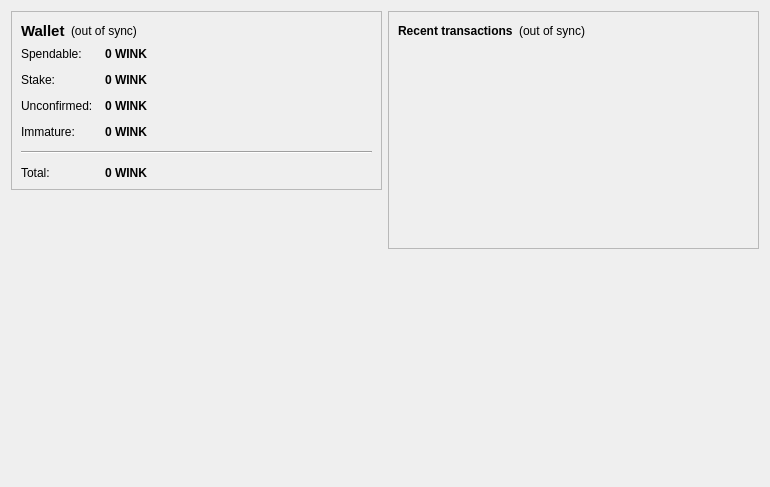
<?xml version="1.0" encoding="UTF-8"?>
<ui version="4.0">
 <class>OverviewPage</class>
 <widget class="QWidget" name="OverviewPage">
  <property name="geometry">
   <rect>
    <x>0</x>
    <y>0</y>
    <width>770</width>
    <height>487</height>
   </rect>
  </property>
  <property name="windowTitle">
   <string>Form</string>
  </property>
  <layout class="QHBoxLayout" name="horizontalLayout" stretch="1,1">
   <item>
    <layout class="QVBoxLayout" name="verticalLayout_2">
     <item>
      <widget class="QFrame" name="frame">
       <property name="frameShape">
        <enum>QFrame::StyledPanel</enum>
       </property>
       <property name="frameShadow">
        <enum>QFrame::Raised</enum>
       </property>
       <layout class="QVBoxLayout" name="verticalLayout_4">
        <item>
         <layout class="QHBoxLayout" name="horizontalLayout_4">
          <item>
           <widget class="QLabel" name="label_5">
            <property name="font">
             <font>
              <pointsize>11</pointsize>
              <weight>75</weight>
              <bold>true</bold>
             </font>
            </property>
            <property name="text">
             <string>Wallet</string>
            </property>
           </widget>
          </item>
          <item>
           <widget class="QLabel" name="labelWalletStatus">
            <property name="toolTip">
             <string>The displayed information may be out of date. Your wallet automatically synchronizes with the winkcoin network after a connection is established, but this process has not completed yet.</string>
            </property>
            <property name="styleSheet">
             <string notr="true"/>
            </property>
            <property name="text">
             <string notr="true">(out of sync)</string>
            </property>
            <property name="alignment">
             <set>Qt::AlignLeading|Qt::AlignLeft|Qt::AlignVCenter</set>
            </property>
           </widget>
          </item>
          <item>
           <spacer name="horizontalSpacer_2">
            <property name="orientation">
             <enum>Qt::Horizontal</enum>
            </property>
            <property name="sizeHint" stdset="0">
             <size>
              <width>40</width>
              <height>20</height>
             </size>
            </property>
           </spacer>
          </item>
         </layout>
        </item>
        <item>
         <layout class="QFormLayout" name="formLayout_2">
          <property name="fieldGrowthPolicy">
           <enum>QFormLayout::AllNonFixedFieldsGrow</enum>
          </property>
          <property name="horizontalSpacing">
           <number>12</number>
          </property>
          <property name="verticalSpacing">
           <number>12</number>
          </property>
          <item row="0" column="0">
           <widget class="QLabel" name="label">
            <property name="text">
             <string>Spendable:</string>
            </property>
           </widget>
          </item>
          <item row="0" column="1">
           <widget class="QLabel" name="labelBalance">
            <property name="font">
             <font>
              <weight>75</weight>
              <bold>true</bold>
             </font>
            </property>
            <property name="cursor">
             <cursorShape>IBeamCursor</cursorShape>
            </property>
            <property name="toolTip">
             <string>Your current spendable balance</string>
            </property>
            <property name="text">
             <string notr="true">0 WINK</string>
            </property>
            <property name="textInteractionFlags">
             <set>Qt::LinksAccessibleByMouse|Qt::TextSelectableByKeyboard|Qt::TextSelectableByMouse</set>
            </property>
           </widget>
          </item>
          <item row="1" column="0">
           <widget class="QLabel" name="label_6">
            <property name="text">
             <string>Stake:</string>
            </property>
           </widget>
          </item>
          <item row="1" column="1">
           <widget class="QLabel" name="labelStake">
            <property name="font">
             <font>
              <weight>75</weight>
              <bold>true</bold>
             </font>
            </property>
            <property name="cursor">
             <cursorShape>IBeamCursor</cursorShape>
            </property>
            <property name="toolTip">
             <string>Total of coins that was staked, and do not yet count toward the current balance</string>
            </property>
            <property name="text">
             <string notr="true">0 WINK</string>
            </property>
            <property name="textInteractionFlags">
             <set>Qt::LinksAccessibleByMouse|Qt::TextSelectableByKeyboard|Qt::TextSelectableByMouse</set>
            </property>
           </widget>
          </item>
          <item row="2" column="0">
           <widget class="QLabel" name="label_3">
            <property name="text">
             <string>Unconfirmed:</string>
            </property>
           </widget>
          </item>
          <item row="2" column="1">
           <widget class="QLabel" name="labelUnconfirmed">
            <property name="font">
             <font>
              <weight>75</weight>
              <bold>true</bold>
             </font>
            </property>
            <property name="cursor">
             <cursorShape>IBeamCursor</cursorShape>
            </property>
            <property name="toolTip">
             <string>Total of transactions that have yet to be confirmed, and do not yet count toward the current balance</string>
            </property>
            <property name="text">
             <string notr="true">0 WINK</string>
            </property>
            <property name="textInteractionFlags">
             <set>Qt::LinksAccessibleByMouse|Qt::TextSelectableByKeyboard|Qt::TextSelectableByMouse</set>
            </property>
           </widget>
          </item>
          <item row="3" column="0">
           <widget class="QLabel" name="labelImmatureText">
            <property name="text">
             <string>Immature:</string>
            </property>
           </widget>
          </item>
          <item row="3" column="1">
           <widget class="QLabel" name="labelImmature">
            <property name="font">
             <font>
              <weight>75</weight>
              <bold>true</bold>
             </font>
            </property>
            <property name="toolTip">
             <string>Mined balance that has not yet matured</string>
            </property>
            <property name="text">
             <string notr="true">0 WINK</string>
            </property>
            <property name="textInteractionFlags">
             <set>Qt::LinksAccessibleByMouse|Qt::TextSelectableByKeyboard|Qt::TextSelectableByMouse</set>
            </property>
           </widget>
          </item>
          <item row="4" column="0" colspan="2">
           <widget class="Line" name="line">
            <property name="orientation">
             <enum>Qt::Horizontal</enum>
            </property>
           </widget>
          </item>
          <item row="5" column="0">
           <widget class="QLabel" name="labelTotalText">
            <property name="text">
             <string>Total:</string>
            </property>
           </widget>
          </item>
          <item row="5" column="1">
           <widget class="QLabel" name="labelTotal">
            <property name="font">
             <font>
              <weight>75</weight>
              <bold>true</bold>
             </font>
            </property>
            <property name="cursor">
             <cursorShape>IBeamCursor</cursorShape>
            </property>
            <property name="toolTip">
             <string>Your current total balance</string>
            </property>
            <property name="text">
             <string notr="true">0 WINK</string>
            </property>
            <property name="textInteractionFlags">
             <set>Qt::LinksAccessibleByMouse|Qt::TextSelectableByKeyboard|Qt::TextSelectableByMouse</set>
            </property>
           </widget>
          </item>
         </layout>
        </item>
       </layout>
      </widget>
     </item>
     <item>
      <spacer name="verticalSpacer">
       <property name="orientation">
        <enum>Qt::Vertical</enum>
       </property>
       <property name="sizeHint" stdset="0">
        <size>
         <width>20</width>
         <height>40</height>
        </size>
       </property>
      </spacer>
     </item>
     <item>
      <widget class="QLabel" name="label_2">
       <property name="autoFillBackground">
        <bool>true</bool>
       </property>
       <property name="text">
        <string/>
       </property>
       <property name="pixmap">
        <pixmap resource="../bitcoin.qrc">:/icons/mastbg</pixmap>
       </property>
       <property name="scaledContents">
        <bool>false</bool>
       </property>
       <property name="margin">
        <number>0</number>
       </property>
      </widget>
     </item>
    </layout>
   </item>
   <item>
    <layout class="QVBoxLayout" name="verticalLayout_3">
     <item>
      <widget class="QFrame" name="frame_2">
       <property name="frameShape">
        <enum>QFrame::StyledPanel</enum>
       </property>
       <property name="frameShadow">
        <enum>QFrame::Raised</enum>
       </property>
       <layout class="QVBoxLayout" name="verticalLayout">
        <item>
         <layout class="QHBoxLayout" name="horizontalLayout_2">
          <item>
           <widget class="QLabel" name="label_4">
            <property name="text">
             <string>&lt;b&gt;Recent transactions&lt;/b&gt;</string>
            </property>
           </widget>
          </item>
          <item>
           <widget class="QLabel" name="labelTransactionsStatus">
            <property name="toolTip">
             <string>The displayed information may be out of date. Your wallet automatically synchronizes with the winkcoin network after a connection is established, but this process has not completed yet.</string>
            </property>
            <property name="styleSheet">
             <string notr="true"/>
            </property>
            <property name="text">
             <string notr="true">(out of sync)</string>
            </property>
            <property name="alignment">
             <set>Qt::AlignRight|Qt::AlignTrailing|Qt::AlignVCenter</set>
            </property>
           </widget>
          </item>
          <item>
           <spacer name="horizontalSpacer">
            <property name="orientation">
             <enum>Qt::Horizontal</enum>
            </property>
            <property name="sizeHint" stdset="0">
             <size>
              <width>40</width>
              <height>20</height>
             </size>
            </property>
           </spacer>
          </item>
         </layout>
        </item>
        <item>
         <widget class="QListView" name="listTransactions">
          <property name="styleSheet">
           <string notr="true">QListView { background: transparent; }</string>
          </property>
          <property name="frameShape">
           <enum>QFrame::NoFrame</enum>
          </property>
          <property name="verticalScrollBarPolicy">
           <enum>Qt::ScrollBarAlwaysOff</enum>
          </property>
          <property name="horizontalScrollBarPolicy">
           <enum>Qt::ScrollBarAlwaysOff</enum>
          </property>
          <property name="selectionMode">
           <enum>QAbstractItemView::NoSelection</enum>
          </property>
         </widget>
        </item>
       </layout>
      </widget>
     </item>
     <item>
      <spacer name="verticalSpacer_2">
       <property name="orientation">
        <enum>Qt::Vertical</enum>
       </property>
       <property name="sizeHint" stdset="0">
        <size>
         <width>20</width>
         <height>40</height>
        </size>
       </property>
      </spacer>
     </item>
    </layout>
   </item>
  </layout>
 </widget>
 <resources>
  <include location="../bitcoin.qrc"/>
 </resources>
 <connections/>
</ui>
